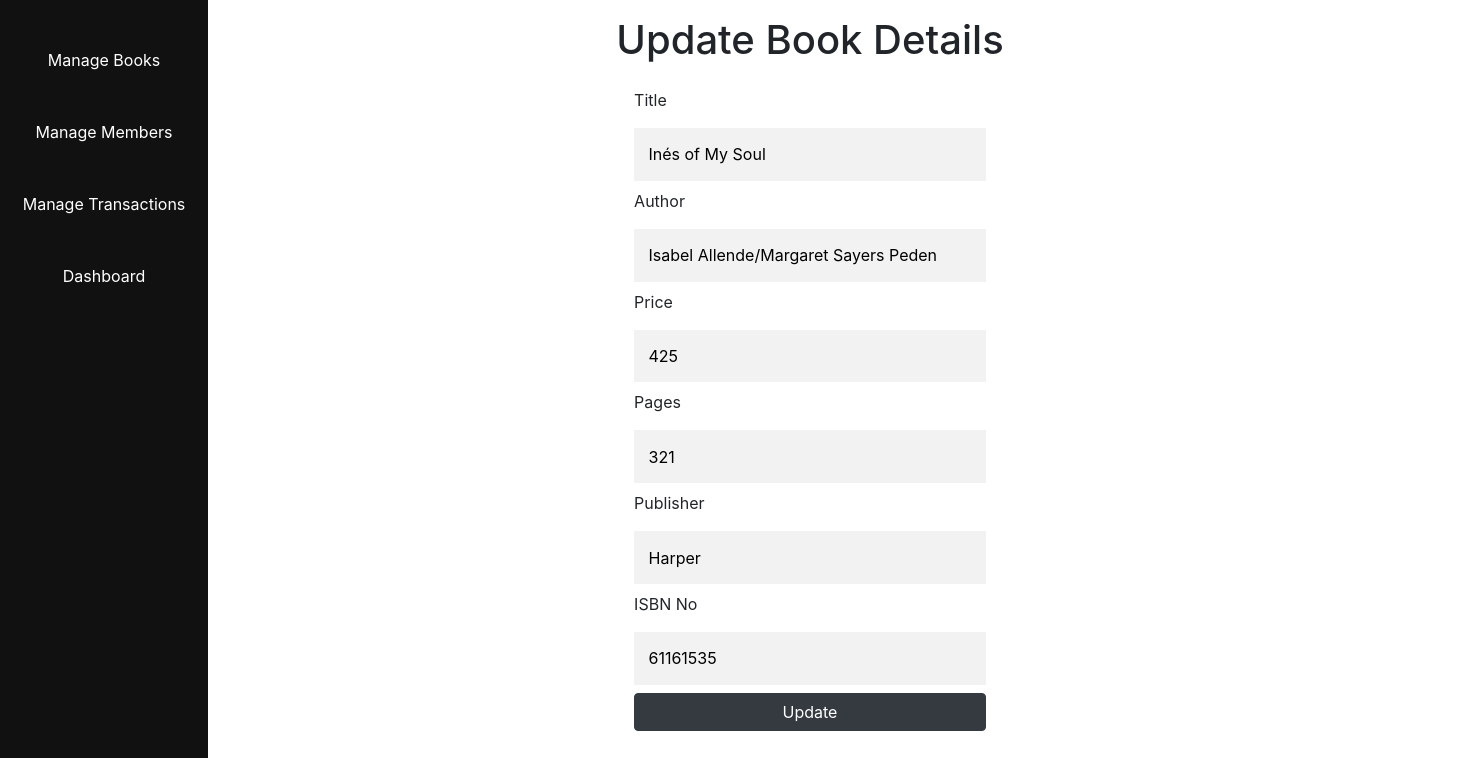
Page /book/update-book/3 on the committed database.
### models.py (models this page shows)
class Book(db.Model):
    __tablename__ = 'books'
    id = db.Column(db.Integer, primary_key=True,autoincrement=True)
    title = db.Column(db.String(80), unique=True, nullable=False)
    author = db.Column(db.String(80),nullable=False)
    price = db.Column(db.Integer(),nullable=False)
    publisher = db.Column(db.String(80),nullable=False)
    pages = db.Column(db.Integer())
    isbn = db.Column(db.Integer(),nullable=False)

### views/bookmanager/BookManager.py (the view, shortened to what this page needs)
@bookmanager_bp.route('/update-book/<id>',methods=('GET','POST'))
def update_book(id):
    book = Book.query.get(id)
    if id and not request.form:
        return render_template("updatebook.html",book=book)

### views/bookmanager/templates/BookManager/updatebook.html (shortened to what this page needs)
{% extends 'base.html' %}
{% block content %}
<h1> Update Book Details</h1>
<div class="add-book-container">
<form method="post" action="{{ url_for('bookmanager_bp.update_book',id=book.id) }}" class="add-book-form">
    <div>
        <label>Title</label>
        <input type="text" id="title" name="title" value='{{ book.title}}' required/>
    </div>
    <div>
        <label>Author</label>
        <input type="text" id="author" name="author" value='{{ book.author}}' required/>
    </div>
    <div>
        <label>Price</label>
        <input type="number" id="price" name="price" min="1" max="1000" value='{{ book.price}}' required>
    </div>
    <div>
        <label>Pages</label>
        <input type="number" id="pages" name="pages" min="1" max="800" value='{{ book.pages}}' required>
    </div>
    <div>
        <label>Publisher</label>
        <input type="text" id="publisher" name="publisher" value='{{ book.publisher}}' />
    </div>
    <div>
        <label>ISBN No</label>
        <input type="number" id="isbn" name="isbn" min="10000000" max="99999999999" value='{{ book.isbn}}' required>
    </div>
    <button class="btn btn-dark" type="submit">Update</button>
</form>
</div>
{% endblock %}

### static/css/style.css (style rules this page uses)
h1 { display:flex; flex-direction: row; justify-content: center; align-items: center; padding:1rem; }
.add-book-container, .add-member-container { width: 80rem; margin:0rem auto; display: flex; }
.add-book-form, .add-member-form { display:flex; min-width:20rem; margin:0rem auto; flex-direction: column; }
.add-book-form input, .add-member-form input { outline: 0; background: #f2f2f2; width: 100%; border: 0; margin: 0.5rem 0; padding: 0.9rem; box-sizing: border-box; font-size: 1rem; }

### rows in the picture
Book: title "Inés of My Soul", author "Isabel Allende/Margaret Sayers Peden", price "425", pages "321", publisher "Harper", isbn "61161535"
